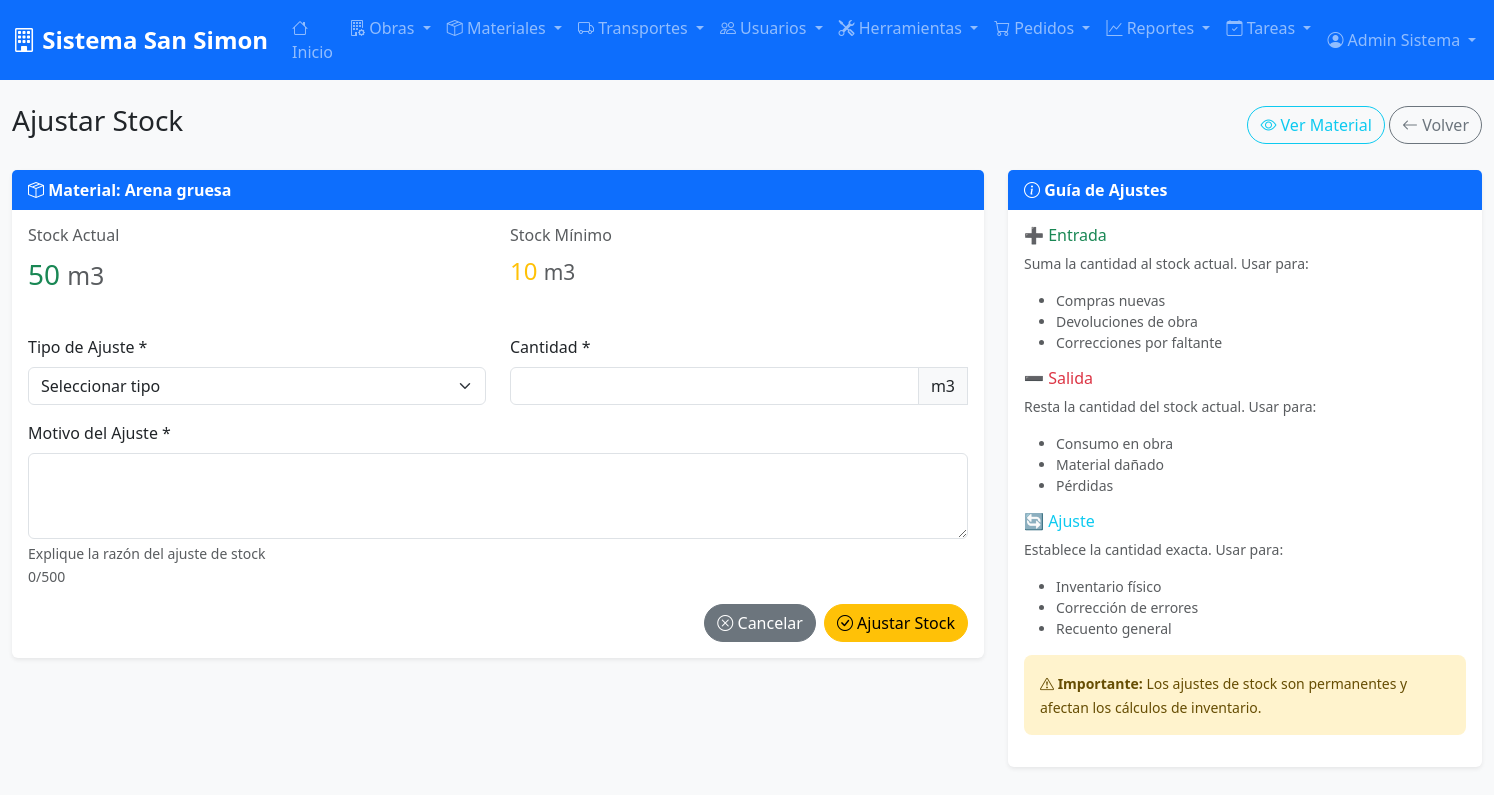
The page /modules/materiales/adjust_stock.php?id=2 (signed in) on the database its author committed.
### tables this page shows
CREATE TABLE materiales (
    id_material INT AUTO_INCREMENT PRIMARY KEY,
    nombre_material VARCHAR(200) NOT NULL,
    descripcion TEXT,
    categoria VARCHAR(100),
    stock_actual INT DEFAULT 0,
    stock_minimo INT DEFAULT 0,
    stock_maximo INT DEFAULT 0,
    precio_referencia DECIMAL(10,2) DEFAULT 0.00,
    precio_compra DECIMAL(10,2) DEFAULT 0.00,
    unidad_medida VARCHAR(50) DEFAULT 'unidad',
    proveedor VARCHAR(200),
    codigo_interno VARCHAR(50),
    ubicacion_deposito VARCHAR(100),
    estado ENUM('activo', 'inactivo', 'descontinuado') DEFAULT 'activo',
    fecha_creacion TIMESTAMP DEFAULT CURRENT_TIMESTAMP,
    fecha_actualizacion TIMESTAMP DEFAULT CURRENT_TIMESTAMP ON UPDATE CURRENT_TIMESTAMP
);

### modules/materiales/adjust_stock.php (the view, shortened to what this page needs)
<?php
$database = new Database();
$conn = $database->getConnection();
$material_id = (int)($_GET['id'] ?? 0);
try {
    $query = "SELECT * FROM materiales WHERE id_material = ?";
    $stmt = $conn->prepare($query);
    $stmt->execute([$material_id]);
    $material = $stmt->fetch();
} catch (Exception $e) {
    error_log("Error al obtener material: " . $e->getMessage());
    redirect(SITE_URL . '/modules/materiales/list.php');
}
include '../../includes/header.php';
?>
<div class="row">
    <div class="col-12">
        <div class="d-flex justify-content-between align-items-center mb-4">
            <h1 class="h3">
                <i class="bi bi-arrow-up-down"></i> Ajustar Stock
            </h1>
            <div>
                <a href="view.php?id=<?php echo $material['id_material']; ?>" class="btn btn-outline-info">
                    <i class="bi bi-eye"></i> Ver Material
                </a>
                <a href="list.php" class="btn btn-outline-secondary">
                    <i class="bi bi-arrow-left"></i> Volver
                </a>
            </div>
        </div>
    </div>
</div>
<div class="row">
    <div class="col-lg-8">
        <div class="card">
            <div class="card-header">
                <i class="bi bi-box-seam"></i> Material: <?php echo htmlspecialchars($material['nombre_material']); ?>
            </div>
            <div class="card-body">
                <div class="row mb-4">
                    <div class="col-md-6">
                        <h6 class="text-muted">Stock Actual</h6>
                        <p class="fs-3 <?php echo $material['stock_actual'] <= $material['stock_minimo'] ? 'text-danger' : 'text-success'; ?>">
                            <?php echo number_format($material['stock_actual']); ?>
                            <small class="text-muted"><?php echo htmlspecialchars($material['unidad_medida']); ?></small>
                        </p>
                    </div>
                    <div class="col-md-6">
                        <h6 class="text-muted">Stock Mínimo</h6>
                        <p class="fs-4 text-warning">
                            <?php echo number_format($material['stock_minimo']); ?>
                            <small class="text-muted"><?php echo htmlspecialchars($material['unidad_medida']); ?></small>
                        </p>
                    </div>
                </div>
                <form method="POST" class="needs-validation" novalidate>
                    <div class="row">
                        <div class="col-md-6 mb-3">
                            <label for="tipo_ajuste" class="form-label">Tipo de Ajuste *</label>
                            <select class="form-select" id="tipo_ajuste" name="tipo_ajuste" required>
                                <option value="">Seleccionar tipo</option>
                            </select>
                        </div>
                        <div class="col-md-6 mb-3">
                            <label for="cantidad" class="form-label">Cantidad *</label>
                            <div class="input-group">
                                <input type="number" class="form-control" id="cantidad" name="cantidad"
                                       value="<?php echo isset($_POST['cantidad']) ? $_POST['cantidad'] : ''; ?>"
                                       required min="1" step="1">
                                <span class="input-group-text"><?php echo htmlspecialchars($material['unidad_medida']); ?></span>
                            </div>
                        </div>
                    </div>
                    <div class="mb-3">
                        <label for="motivo" class="form-label">Motivo del Ajuste *</label>
                        <textarea class="form-control" id="motivo" name="motivo" rows="3"
                                  required maxlength="500"><?php echo isset($_POST['motivo']) ? htmlspecialchars($_POST['motivo']) : ''; ?></textarea>
                        <div class="form-text">Explique la razón del ajuste de stock</div>
                    </div>
                    <div class="d-flex justify-content-end gap-2">
                        <a href="view.php?id=<?php echo $material['id_material']; ?>" class="btn btn-secondary">
                            <i class="bi bi-x-circle"></i> Cancelar
                        </a>
                        <button type="submit" class="btn btn-warning">
                            <i class="bi bi-check-circle"></i> Ajustar Stock
                        </button>
                    </div>
                </form>
            </div>
        </div>
    </div>
    <div class="col-lg-4">
        <div class="card">
            <div class="card-header">
                <i class="bi bi-info-circle"></i> Guía de Ajustes
            </div>
            <div class="card-body">
                <div class="mb-3">
                    <h6 class="text-success">➕ Entrada</h6>
                    <p class="small text-muted">Suma la cantidad al stock actual. Usar para:</p>
                    <ul class="small text-muted">
                        <li>Compras nuevas</li>
                        <li>Devoluciones de obra</li>
                        <li>Correcciones por faltante</li>
                    </ul>
                </div>
                <div class="mb-3">
                    <h6 class="text-danger">➖ Salida</h6>
                    <p class="small text-muted">Resta la cantidad del stock actual. Usar para:</p>
                    <ul class="small text-muted">
                        <li>Consumo en obra</li>
                        <li>Material dañado</li>
                        <li>Pérdidas</li>
                    </ul>
                </div>
                <div class="mb-3">
                    <h6 class="text-info">🔄 Ajuste</h6>
                    <p class="small text-muted">Establece la cantidad exacta. Usar para:</p>
                    <ul class="small text-muted">
                        <li>Inventario físico</li>
                        <li>Corrección de errores</li>
                        <li>Recuento general</li>
                    </ul>
                </div>
                <div class="alert alert-warning" role="alert">
                    <small>
                        <i class="bi bi-exclamation-triangle"></i>
                        <strong>Importante:</strong> Los ajustes de stock son permanentes y afectan los cálculos de inventario.
                    </small>
                </div>
            </div>
        </div>
    </div>
</div>
<?php include '../../includes/footer.php'; ?>

### assets/css/style.css (style rules this page uses)
:root { --primary-color: #0d6efd; --secondary-color: #6c757d; --success-color: #198754; --danger-color: #dc3545; --warning-color: #ffc107; --info-color: #0dcaf0; --light-color: #f8f9fa; --light-color2: #f3f3f3; --dark-color: #212529; }
body { background-color: #f8f9fa; font-family: "Segoe UI", Tahoma, Geneva, Verdana, sans-serif; }
.card { border: none; box-shadow: 0 0.125rem 0.25rem rgba(0, 0, 0, 0.075); transition: box-shadow 0.15s ease-in-out; }
.card-header { background-color: var(--primary-color); color: white; border-bottom: none; font-weight: 600; }
.btn { border-radius: 50px; font-weight: 500; transition: all 0.3s ease; }
.form-label { font-weight: 500; color: var(--dark-color); }
.alert { border: none; border-radius: 0.5rem; }

### rows shown on the page
materiales: nombre_material "Arena gruesa", stock_actual "50", unidad_medida "m3", stock_minimo "10"

### other values the page prints
SITE_NAME "Sistema San Simon"
$_SESSION['user_name'] "Admin Sistema"
